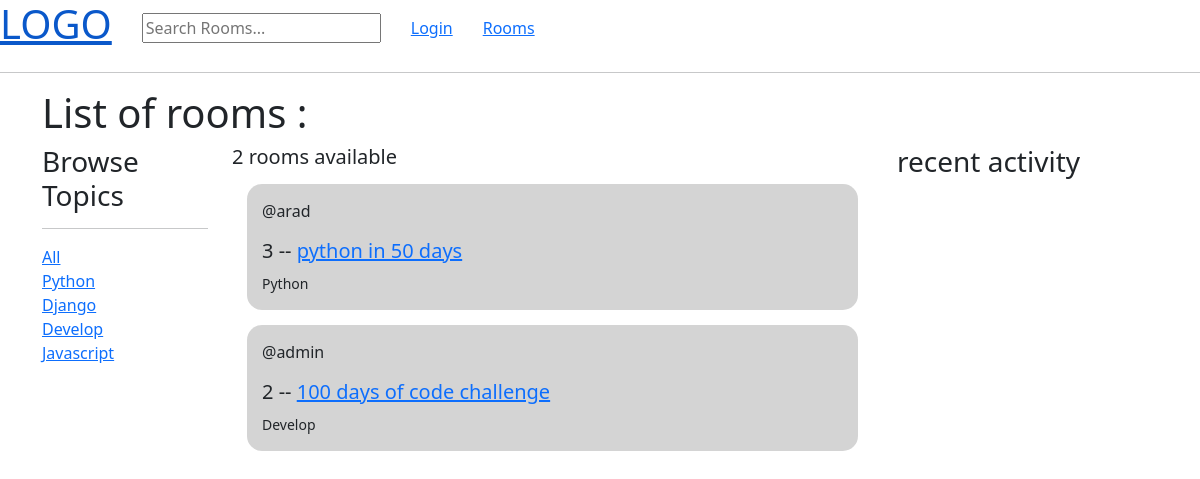
Page /rooms/ on the earlier database version.
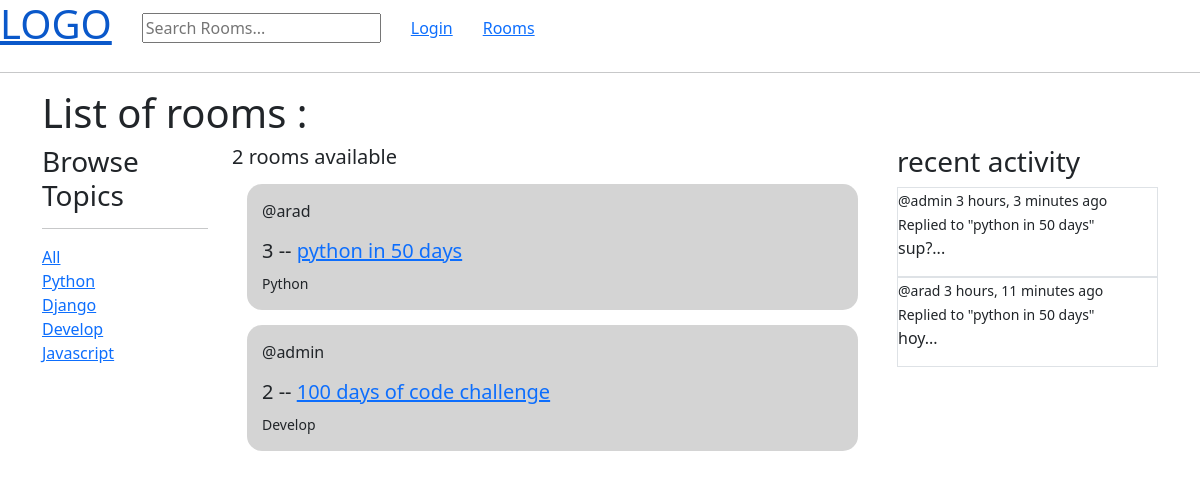
Same page on the later database version.
### base/models.py (models this page shows)
class Topic(models.Model):
    name = models.CharField(max_length=255)
    def __str__(self):
        return self.name

class Room(models.Model):
    host = models.ForeignKey(User, on_delete=models.SET_NULL, null=True)
    topic = models.ForeignKey(Topic, on_delete=models.SET_NULL, null=True)
    name = models.CharField(max_length=255)
    description = models.TextField(null=True, blank=True)
    members = models.ManyToManyField(User, related_name='members', blank=True)
    updated = models.DateTimeField(auto_now=True)
    created = models.DateTimeField(auto_now_add=True)
    class Meta:
        ordering = ['-updated', '-created']
    def __str__(self):
        return self.name

class RoomMessage(models.Model):
    user = models.ForeignKey(User, on_delete=models.CASCADE)
    room = models.ForeignKey(Room, on_delete=models.CASCADE)
    text = models.TextField()
    updated = models.DateTimeField(auto_now=True)
    created = models.DateTimeField(auto_now_add=True)
    class Meta:
        ordering = ['-updated', '-created']
    def __str__(self):
        return self.text[:50] + '...'

### base/views.py (the view)
# urls.py: path("rooms/", views.rooms, name="rooms"),
def rooms(request):
    search = request.GET.get('search', '')
    if search:
        room_list = Room.objects.filter(
            Q(topic__name__icontains=search) |
            Q(name__icontains=search) |
            Q(description__icontains=search)
        )
    else:
        room_list = Room.objects.all()
    topics = get_list_or_404(Topic)
    room_messages = RoomMessage.objects.filter(Q(room__name__icontains=search) | Q(room__topic__name__icontains=search))
    return render(request, 'base/rooms.html', {
        'rooms': room_list,
        'topics': topics,
        'search': search,
        'room_messages': room_messages,
    })

### base/templates/base/rooms.html (shortened to what this page needs)
{% extends 'layout.html' %}
{% block content %}
<h1>List of rooms :</h1>
<div class="row">
    <div class="col col-2">
        {% include 'base/topics_component.html'%}
    </div>
    <div class="col col-7">
        <h5>{{ rooms.count }} rooms available</h5>
        {% include 'base/rooms_component.html'%}
    </div>
    <div class="col col-3">
        {% include 'base/activity_component.html'%}
    </div>
</div>
{% endblock %}

### base/templates/base/topics_component.html
<h3>Browse Topics</h3>
<hr>
<div>
    <a href="{% url 'base:rooms' %}">All</a>
</div>
{% for topic in topics %}
<div>
    <a href="{% url 'base:rooms' %}?search={{topic}}">{{ topic }}</a>
</div>
{% endfor %}

### base/templates/base/rooms_component.html (shortened to what this page needs)
{% for room in rooms %}
<div style="background:#77777750; border 2px solid #44444450; border-radius:15px;margin: 15px;padding:15px">
    <p>@{{ room.host.username }}</p>
    <h5>{{ room.id }} -- <a href="{% url 'base:room' room.id %}">{{ room.name }}</a></h5>
    <small>{{ room.topic }}</small>
</div>
{% endfor %}

### base/templates/base/activity_component.html (shortened to what this page needs)
<h3>recent activity</h3>
{% for msg in room_messages%}
<div class="border">
    <small>@{{ msg.user }} {{ msg.created|timesince }} ago</small>
    <br>
    <small>Replied to "{{ msg.room }}"</small>
    <p>{{ msg }}</p>
</div>
{%endfor%}

Differences in the rows shown:
added RoomMessage: user "admin", created "3 hours, 3 minutes", room "python in 50 days", text "sup?..."
added RoomMessage: user "arad", created "3 hours, 11 minutes", room "python in 50 days", text "hoy..."
